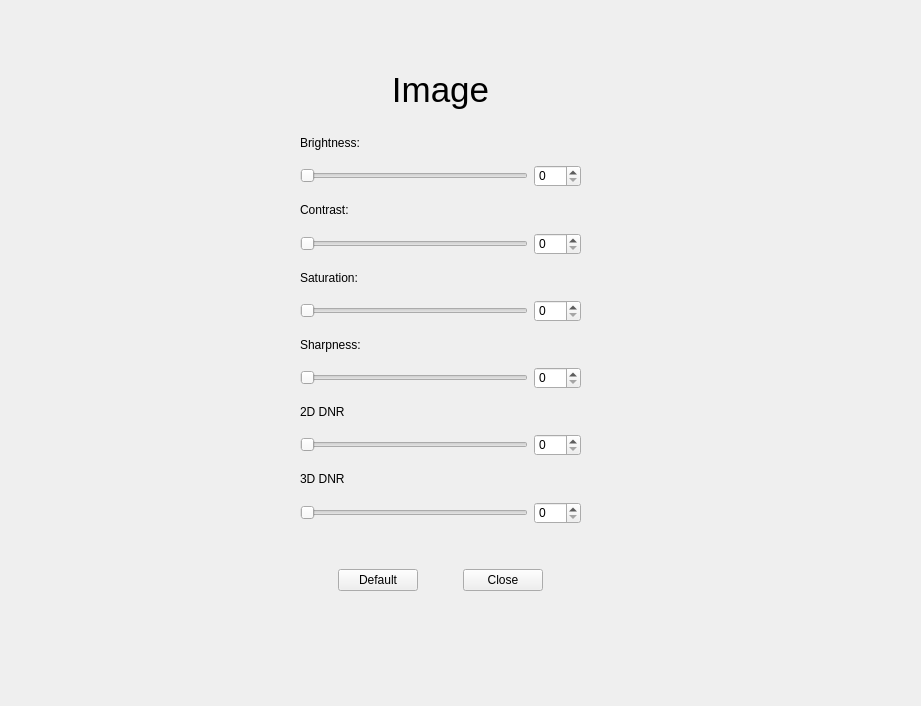
<?xml version="1.0" encoding="UTF-8"?>
<ui version="4.0">
 <class>ImageConfiguration</class>
 <widget class="QWidget" name="ImageConfiguration">
  <property name="geometry">
   <rect>
    <x>0</x>
    <y>0</y>
    <width>921</width>
    <height>706</height>
   </rect>
  </property>
  <property name="windowTitle">
   <string>Dialog</string>
  </property>
  <property name="styleSheet">
   <string notr="true">QLabel#label_title
{
	padding-top: 20px;
	padding-bottom: 10px;
}
</string>
  </property>
  <widget class="ShadowWidget" name="widget_image" native="true">
   <property name="geometry">
    <rect>
     <x>280</x>
     <y>50</y>
     <width>321</width>
     <height>561</height>
    </rect>
   </property>
   <property name="focusPolicy">
    <enum>Qt::StrongFocus</enum>
   </property>
   <layout class="QGridLayout" name="gridLayout">
    <item row="0" column="0">
     <widget class="QWidget" name="widget_background" native="true">
      <layout class="QVBoxLayout" name="verticalLayout">
       <property name="leftMargin">
        <number>20</number>
       </property>
       <property name="topMargin">
        <number>0</number>
       </property>
       <property name="rightMargin">
        <number>20</number>
       </property>
       <property name="bottomMargin">
        <number>20</number>
       </property>
       <item>
        <widget class="QLabel" name="label_title">
         <property name="font">
          <font>
           <pointsize>26</pointsize>
          </font>
         </property>
         <property name="text">
          <string>Image</string>
         </property>
         <property name="alignment">
          <set>Qt::AlignCenter</set>
         </property>
        </widget>
       </item>
       <item>
        <widget class="QLabel" name="label_brightness">
         <property name="text">
          <string>Brightness:</string>
         </property>
        </widget>
       </item>
       <item>
        <layout class="QHBoxLayout" name="horizontalLayout">
         <item>
          <widget class="BaseSlider" name="horizontalSlider_brightness">
           <property name="sizePolicy">
            <sizepolicy hsizetype="Expanding" vsizetype="Ignored">
             <horstretch>0</horstretch>
             <verstretch>0</verstretch>
            </sizepolicy>
           </property>
           <property name="orientation">
            <enum>Qt::Horizontal</enum>
           </property>
          </widget>
         </item>
         <item>
          <widget class="MySpinBox" name="spinBox_brightness">
           <property name="maximum">
            <number>100</number>
           </property>
          </widget>
         </item>
        </layout>
       </item>
       <item>
        <widget class="QLabel" name="label_contrast">
         <property name="text">
          <string>Contrast:</string>
         </property>
        </widget>
       </item>
       <item>
        <layout class="QHBoxLayout" name="horizontalLayout_2">
         <item>
          <widget class="BaseSlider" name="horizontalSlider_contrast">
           <property name="sizePolicy">
            <sizepolicy hsizetype="Expanding" vsizetype="Ignored">
             <horstretch>0</horstretch>
             <verstretch>0</verstretch>
            </sizepolicy>
           </property>
           <property name="orientation">
            <enum>Qt::Horizontal</enum>
           </property>
          </widget>
         </item>
         <item>
          <widget class="MySpinBox" name="spinBox_contrast">
           <property name="maximum">
            <number>100</number>
           </property>
          </widget>
         </item>
        </layout>
       </item>
       <item>
        <widget class="QLabel" name="label_saturation">
         <property name="text">
          <string>Saturation:</string>
         </property>
        </widget>
       </item>
       <item>
        <layout class="QHBoxLayout" name="horizontalLayout_3">
         <item>
          <widget class="BaseSlider" name="horizontalSlider_saturation">
           <property name="sizePolicy">
            <sizepolicy hsizetype="Expanding" vsizetype="Ignored">
             <horstretch>0</horstretch>
             <verstretch>0</verstretch>
            </sizepolicy>
           </property>
           <property name="orientation">
            <enum>Qt::Horizontal</enum>
           </property>
          </widget>
         </item>
         <item>
          <widget class="MySpinBox" name="spinBox_saturation">
           <property name="maximum">
            <number>100</number>
           </property>
          </widget>
         </item>
        </layout>
       </item>
       <item>
        <widget class="QLabel" name="label_sharpness">
         <property name="text">
          <string>Sharpness:</string>
         </property>
        </widget>
       </item>
       <item>
        <layout class="QHBoxLayout" name="horizontalLayout_4">
         <item>
          <widget class="BaseSlider" name="horizontalSlider_sharpness">
           <property name="sizePolicy">
            <sizepolicy hsizetype="Expanding" vsizetype="Ignored">
             <horstretch>0</horstretch>
             <verstretch>0</verstretch>
            </sizepolicy>
           </property>
           <property name="orientation">
            <enum>Qt::Horizontal</enum>
           </property>
          </widget>
         </item>
         <item>
          <widget class="MySpinBox" name="spinBox_sharpness">
           <property name="maximum">
            <number>100</number>
           </property>
          </widget>
         </item>
        </layout>
       </item>
       <item>
        <widget class="QLabel" name="label_2d_dnr">
         <property name="text">
          <string>2D DNR</string>
         </property>
        </widget>
       </item>
       <item>
        <layout class="QHBoxLayout" name="horizontalLayout_8">
         <item>
          <widget class="BaseSlider" name="horizontalSlider_2d_dnr">
           <property name="sizePolicy">
            <sizepolicy hsizetype="Expanding" vsizetype="Ignored">
             <horstretch>0</horstretch>
             <verstretch>0</verstretch>
            </sizepolicy>
           </property>
           <property name="orientation">
            <enum>Qt::Horizontal</enum>
           </property>
          </widget>
         </item>
         <item>
          <widget class="QSpinBox" name="spinBox_2d_dnr">
           <property name="maximum">
            <number>100</number>
           </property>
          </widget>
         </item>
        </layout>
       </item>
       <item>
        <widget class="QLabel" name="label_noiseReductionLevel">
         <property name="text">
          <string>3D DNR</string>
         </property>
        </widget>
       </item>
       <item>
        <layout class="QHBoxLayout" name="horizontalLayout_5">
         <item>
          <widget class="BaseSlider" name="horizontalSlider_noise">
           <property name="sizePolicy">
            <sizepolicy hsizetype="Expanding" vsizetype="Ignored">
             <horstretch>0</horstretch>
             <verstretch>0</verstretch>
            </sizepolicy>
           </property>
           <property name="orientation">
            <enum>Qt::Horizontal</enum>
           </property>
          </widget>
         </item>
         <item>
          <widget class="MySpinBox" name="spinBox_noise">
           <property name="maximum">
            <number>100</number>
           </property>
          </widget>
         </item>
        </layout>
       </item>
       <item>
        <widget class="QLabel" name="label_6">
         <property name="text">
          <string/>
         </property>
        </widget>
       </item>
       <item>
        <layout class="QHBoxLayout" name="horizontalLayout_6">
         <item>
          <spacer name="horizontalSpacer_3">
           <property name="orientation">
            <enum>Qt::Horizontal</enum>
           </property>
           <property name="sizeHint" stdset="0">
            <size>
             <width>40</width>
             <height>20</height>
            </size>
           </property>
          </spacer>
         </item>
         <item>
          <widget class="MyPushButton" name="pushButton_default">
           <property name="text">
            <string>Default</string>
           </property>
          </widget>
         </item>
         <item>
          <spacer name="horizontalSpacer_2">
           <property name="orientation">
            <enum>Qt::Horizontal</enum>
           </property>
           <property name="sizeHint" stdset="0">
            <size>
             <width>40</width>
             <height>20</height>
            </size>
           </property>
          </spacer>
         </item>
         <item>
          <widget class="MyPushButton" name="pushButton_close">
           <property name="text">
            <string>Close</string>
           </property>
          </widget>
         </item>
         <item>
          <spacer name="horizontalSpacer">
           <property name="orientation">
            <enum>Qt::Horizontal</enum>
           </property>
           <property name="sizeHint" stdset="0">
            <size>
             <width>40</width>
             <height>20</height>
            </size>
           </property>
          </spacer>
         </item>
        </layout>
       </item>
      </layout>
     </widget>
    </item>
   </layout>
  </widget>
 </widget>
 <customwidgets>
  <customwidget>
   <class>MyPushButton</class>
   <extends>QPushButton</extends>
   <header>mypushbutton.h</header>
  </customwidget>
  <customwidget>
   <class>BaseSlider</class>
   <extends>QSlider</extends>
   <header>baseslider.h</header>
   <container>1</container>
  </customwidget>
  <customwidget>
   <class>ShadowWidget</class>
   <extends>QWidget</extends>
   <header>shadowwidget.h</header>
   <container>1</container>
  </customwidget>
  <customwidget>
   <class>MySpinBox</class>
   <extends>QSpinBox</extends>
   <header>myspinbox.h</header>
  </customwidget>
 </customwidgets>
 <resources/>
 <connections/>
</ui>
